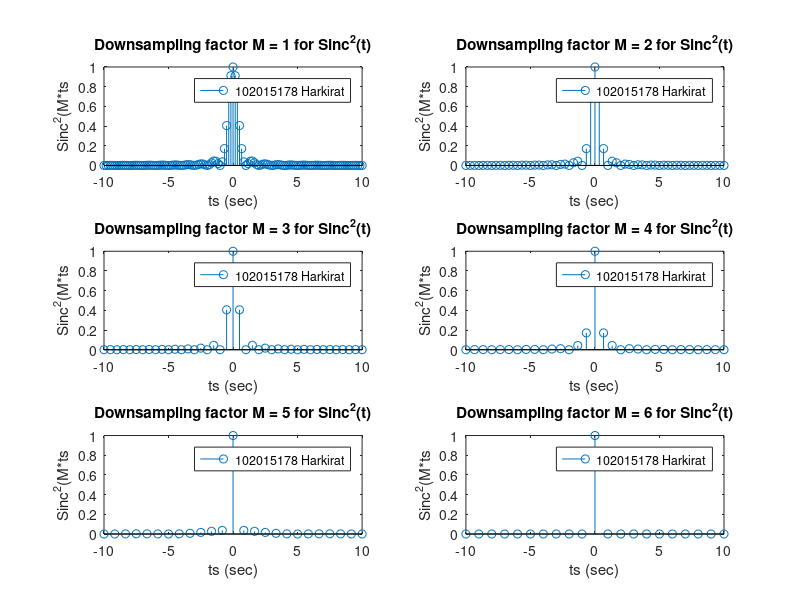
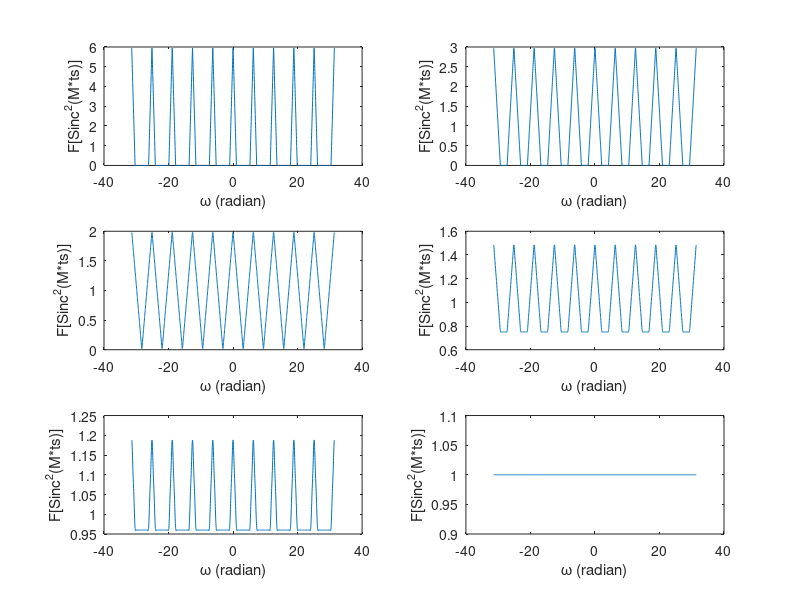

Source code (MATLAB) for these figures, in order:
clc;
clear all;
close all;
t = -10:1/100:10
w = linspace(-10 * pi, 10 * pi, length(t))
Mvec = [1 2 3 4 5 6]

for i = 1:length(Mvec)
    yn = zeros(1);
    Ts = Mvec(i) * (1/6)
    ts = -10:Ts:10
    n = ts ./ Ts
    yn = (sinc(ts)).^2
    figure(1)
    subplot(3, 2, i)
    stem(ts, yn)
    xlabel('ts (sec)')
    ylabel('Sinc^2(M*ts')
    legend('102015178 Harkirat')
    title(['Downsampling factor M = ' num2str(Mvec(i)) ' for Sinc^2(t)'])
    xsw = zeros(1, length(w))

    for k = 1:length(w)
        xsw(k) = sum(yn .* exp(-j .* w(k) .* n));
    end

    figure(2)
    subplot(3, 2, i)
    plot(w, abs(xsw))
    xlabel('\omega (radian)')
    ylabel('F[Sinc^2(M*ts)]')
end
